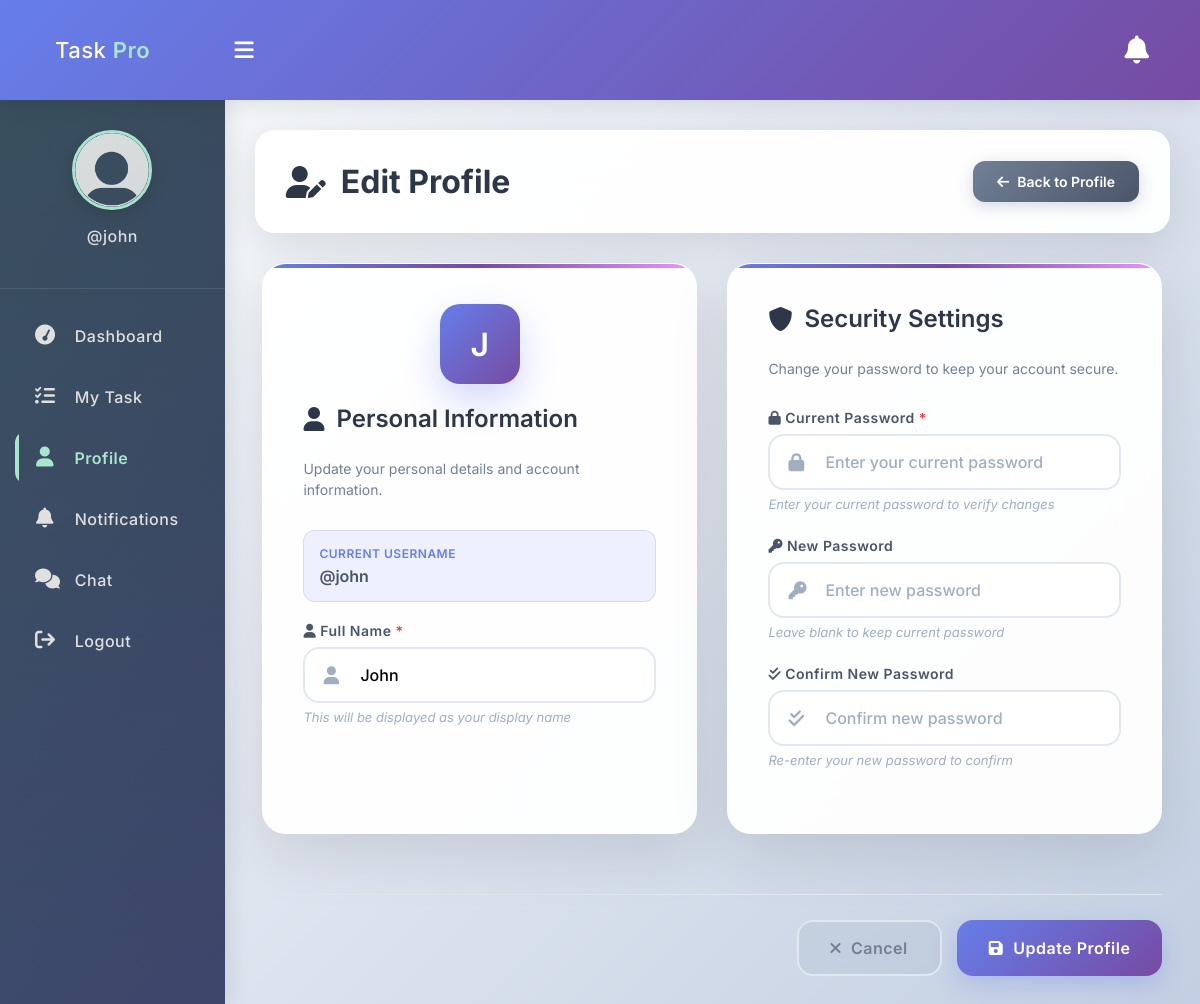
The app's page /edit_profile.php (signed in) with its own data.
### tables this page shows
CREATE TABLE `users` (
  `id` int(11) NOT NULL,
  `full_name` varchar(50) NOT NULL,
  `username` varchar(50) NOT NULL,
  `password` varchar(255) NOT NULL,
  `role` enum('admin','employee') NOT NULL,
  `created_at` timestamp NOT NULL DEFAULT current_timestamp()
);

### app/Model/User.php (called while the page is built, shortened)
<?php
function get_user_by_id($conn, $id){
    try {
        $sql = "SELECT * FROM users WHERE id = ?";
        $stmt = $conn->prepare($sql);
        $stmt->execute([$id]);
        if($stmt->rowCount() > 0){
            $user = $stmt->fetch(PDO::FETCH_ASSOC);
        }else $user = false;
        return $user;
    } catch (Exception $e) {
        error_log("Error in get_user_by_id: " . $e->getMessage());
        return false;
    }
}
?>

### edit_profile.php (the view, shortened to what this page needs)
<?php
if (isset($_SESSION['role']) && isset($_SESSION['id']) && $_SESSION['role'] == "employee") {
    include "DB_connection.php";
    include "app/Model/User.php";
    $user = get_user_by_id($conn, $_SESSION['id']);
?>
<!DOCTYPE html>
<html>
<head>
    <link rel="stylesheet" href="https://cdnjs.cloudflare.com/ajax/libs/font-awesome/6.0.0/css/all.min.css">
    <link rel="stylesheet" href="css/style.css">
</head>
<body>
    <?php include "inc/header.php" ?>
    <div class="body">
        <?php include "inc/nav.php" ?>
        <section class="section-1">
            <div class="page-header">
                <h1 class="page-title">
                    <i class="fas fa-user-edit"></i>
                    Edit Profile
                </h1>
                <a href="profile.php" class="back-btn">
                    <i class="fas fa-arrow-left"></i>
                    Back to Profile
                </a>
            </div>
            <form method="POST" action="app/update-profile.php" id="profileForm">
                <div class="profile-container">
                    <div class="form-section">
                        <div class="user-avatar">
                            <?= strtoupper(substr($user['full_name'], 0, 1)) ?>
                        </div>
                        <h3 class="section-title">
                            <i class="fas fa-user"></i>
                            Personal Information
                        </h3>
                        <p class="section-description">
                            Update your personal details and account information.
                        </p>
                        <div class="current-info">
                            <div class="current-info-label">Current Username</div>
                            <div class="current-info-value">@<?= htmlspecialchars($user['username']) ?></div>
                        </div>
                        <div class="form-group">
                            <label class="form-label">
                                <i class="fas fa-user"></i>
                                Full Name <span class="required">*</span>
                            </label>
                            <div style="position: relative;">
                                <input
                                    type="text"
                                    name="full_name"
                                    class="form-input"
                                    placeholder="Enter your full name"
                                    value="<?= htmlspecialchars($user['full_name']) ?>"
                                    required
                                >
                                <i class="input-icon fas fa-user"></i>
                            </div>
                            <div class="form-help">This will be displayed as your display name</div>
                        </div>
                    </div>
                    <div class="form-section">
                        <h3 class="section-title">
                            <i class="fas fa-shield-alt"></i>
                            Security Settings
                        </h3>
                        <p class="section-description">
                            Change your password to keep your account secure.
                        </p>
                        <div class="form-group">
                            <label class="form-label">
                                <i class="fas fa-lock"></i>
                                Current Password <span class="required">*</span>
                            </label>
                            <div style="position: relative;">
                                <input
                                    type="password"
                                    name="password"
                                    class="form-input"
                                    placeholder="Enter your current password"
                                    required
                                >
                                <i class="input-icon fas fa-lock"></i>
                            </div>
                            <div class="form-help">Enter your current password to verify changes</div>
                        </div>
                        <div class="form-group">
                            <label class="form-label">
                                <i class="fas fa-key"></i>
                                New Password
                            </label>
                            <div style="position: relative;">
                                <input
                                    type="password"
                                    name="new_password"
                                    class="form-input"
                                    placeholder="Enter new password"
                                    id="newPassword"
                                >
                                <i class="input-icon fas fa-key"></i>
                            </div>
                            <div class="form-help">Leave blank to keep current password</div>
                        </div>
                        <div class="form-group">
                            <label class="form-label">
                                <i class="fas fa-check-double"></i>
                                Confirm New Password
                            </label>
                            <div style="position: relative;">
                                <input
                                    type="password"
                                    name="confirm_password"
                                    class="form-input"
                                    placeholder="Confirm new password"
                                    id="confirmPassword"
                                >
                                <i class="input-icon fas fa-check-double"></i>
                            </div>
                            <div class="form-help">Re-enter your new password to confirm</div>
                        </div>
                    </div>
                    <div class="form-actions">
                        <a href="profile.php" class="btn btn-secondary">
                            <i class="fas fa-times"></i>
                            Cancel
                        </a>
                        <button type="submit" class="btn btn-primary" id="submitBtn">
                            <i class="fas fa-save"></i>
                            Update Profile
                        </button>
                    </div>
                </div>
            </form>
        </section>
    </div>
</body>
</html>
<?php
} else {
    $em = "Please login first";
    header("Location: login.php?error=$em");
    exit();
}
?>

### css/style.css (style rules this page uses)
* { padding: 0; margin: 0; box-sizing: border-box; font-family: 'Segoe UI', Tahoma, Geneva, Verdana, sans-serif; }
.body { display: flex; }
.section-1 { padding: 30px; }
.section-1 { width: 100%; background: #ffe; }

### edit_profile.php (style rules this page uses)
* { font-family: 'Inter', sans-serif; }
.section-1 { background: linear-gradient(135deg, #f5f7fa 0%, #c3cfe2 100%); min-height: 100vh; padding: 30px; }
.page-header { background: rgba(255, 255, 255, 0.95); backdrop-filter: blur(20px); border-radius: 20px; padding: 30px; margin-bottom: 30px; box-shadow: 0 10px 40px rgba(0, 0, 0, 0.1); border: 1px solid rgba(255, 255, 255, 0.2); display: flex; justify-content: space-between; align-items: center; }
.page-title { font-size: 32px; font-weight: 700; color: #2d3748; margin: 0; display: flex; align-items: center; gap: 15px; }
.back-btn { background: linear-gradient(135deg, #718096, #4a5568); color: white; padding: 12px 24px; border-radius: 12px; text-decoration: none; font-size: 14px; font-weight: 600; display: inline-flex; align-items: center; gap: 8px; transition: all 0.3s ease; box-shadow: 0 4px 15px rgba(113, 128, 150, 0.3); }
.profile-container { max-width: 900px; margin: 0 auto; display: grid; grid-template-columns: 1fr 1fr; gap: 30px; animation: fadeInUp 0.8s ease-out; }
.form-section { background: rgba(255, 255, 255, 0.95); backdrop-filter: blur(20px); border-radius: 24px; padding: 40px; border: 1px solid rgba(255, 255, 255, 0.2); box-shadow: 0 20px 60px rgba(0, 0, 0, 0.1); position: relative; overflow: hidden; }
.form-section::before { content: ''; position: absolute; top: 0; left: 0; right: 0; height: 4px; background: linear-gradient(90deg, #667eea, #764ba2, #f093fb); border-radius: 24px 24px 0 0; }
.section-title { font-size: 24px; font-weight: 600; color: #2d3748; margin-bottom: 25px; display: flex; align-items: center; gap: 12px; }
.section-description { color: #718096; font-size: 14px; margin-bottom: 30px; line-height: 1.5; }
.form-group { margin-bottom: 25px; position: relative; }
.form-label { font-size: 14px; font-weight: 600; color: #4a5568; margin-bottom: 8px; display: block; letter-spacing: 0.5px; }
.form-input { width: 100%; padding: 16px 20px 16px 55px; border: 2px solid #e2e8f0; border-radius: 16px; font-size: 16px; font-weight: 500; background: rgba(255, 255, 255, 0.8); transition: all 0.3s ease; font-family: 'Inter', sans-serif; }
.form-input::placeholder { color: #a0aec0; }
.input-icon { position: absolute; left: 20px; top: 50%; transform: translateY(-50%); color: #a0aec0; font-size: 18px; transition: color 0.3s ease; }
.form-actions { display: flex; gap: 15px; justify-content: flex-end; margin-top: 30px; padding-top: 25px; border-top: 1px solid #e2e8f0; grid-column: 1 / -1; }
.btn { padding: 16px 32px; border-radius: 16px; font-size: 16px; font-weight: 600; letter-spacing: 0.5px; cursor: pointer; transition: all 0.3s ease; border: none; display: inline-flex; align-items: center; gap: 10px; text-decoration: none; }
.btn-primary { background: linear-gradient(135deg, #667eea 0%, #764ba2 100%); color: white; box-shadow: 0 8px 25px rgba(102, 126, 234, 0.3); }
.btn-secondary { background: rgba(113, 128, 150, 0.1); color: #718096; border: 2px solid #e2e8f0; }
.form-help { font-size: 13px; color: #a0aec0; margin-top: 6px; font-style: italic; }
.required { color: #e53e3e; }
.user-avatar { width: 80px; height: 80px; border-radius: 20px; background: linear-gradient(135deg, #667eea, #764ba2); display: flex; align-items: center; justify-content: center; font-size: 32px; color: white; font-weight: 600; margin: 0 auto 20px; box-shadow: 0 15px 35px rgba(102, 126, 234, 0.3); }
.current-info { background: rgba(102, 126, 234, 0.1); border: 1px solid rgba(102, 126, 234, 0.2); border-radius: 12px; padding: 15px; margin-bottom: 20px; }
.current-info-label { font-size: 12px; color: #667eea; font-weight: 600; text-transform: uppercase; letter-spacing: 0.5px; margin-bottom: 5px; }
.current-info-value { font-size: 16px; color: #4a5568; font-weight: 600; }

### records on screen
users: full_name "J", username "john", full_name "John"

### other values on screen
$_SESSION['username'] "john"
